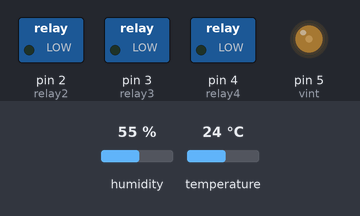
The sketch below on a simulated Arduino Uno, built with avr-gcc and run on an emulated ATmega328P. Shown: switched loads named in the sketch (green lamp = pin HIGH), output pins drawn as LEDs (lit = HIGH). The inputs (shaded band) are chosen by the test bench; at power-on: temperature 24 °C, humidity 55 %. Pins used as bus, display or sensor lines are not drawn; what the sketch prints to the serial monitor is not drawn.

Above: at 5.9 s.
6.0 s: temperature set to 16.7 °C
10.4 s: temperature set to 15.5 °C
At 13.5 s:
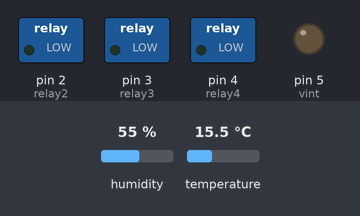
14.8 s: temperature set to 28 °C
At 19.7 s:
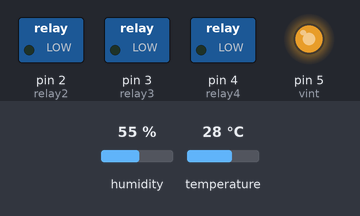
20.0 s: temperature set to 26.4 °C
24.4 s: temperature set to 25.4 °C
At 28.7 s:
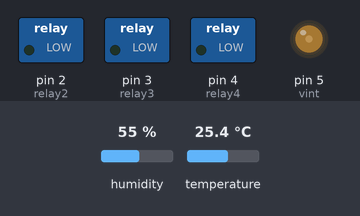
32.8 s: temperature set to 27 °C
At 35.1 s:
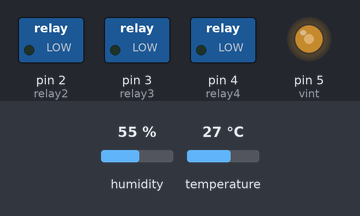
Timing chart, 0 to 36.6 s (numbered marks = the images above; inputs shaded):
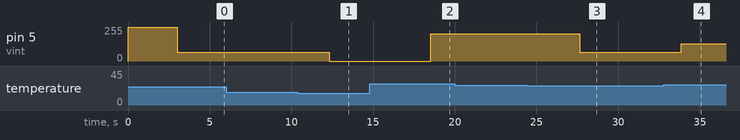

Measured:
- the behaviour switches between 16.1 and 16 °C on temperature (found by bisection; images 0 and 1)
- the behaviour switches between 26.1 and 26 °C on temperature (found by bisection; images 2 and 3)
- after the input at 6.0 s, every drawn part: stays the same
- after the input at 10.4 s, pin 5 (vint): 64/255 → 0/255 after 1.9 s
- after the input at 14.8 s, pin 5 (vint): 0/255 → 204/255 after 3.7 s
- after the input at 20.0 s, every drawn part: stays the same
- after the input at 24.4 s, pin 5 (vint): 204/255 → 64/255 after 3.3 s
- after the input at 32.8 s, pin 5 (vint): 64/255 → 128/255 after 1.1 s

The sketch:

avto_smotr.ino
```cpp
#include <DHT.h>     // Подключение библиотеки
#define datc 6// pin Датчика
#define DHTTYPE DHT22   // тип датчика
#define vint 5 //pin винта
//Реле
#define relay1 1
#define relay2 2
#define relay3 3
#define relay4 4
//Реле

DHT dht(datc, DHTTYPE);

void setup() {
  //Датчик темп влаж
  Serial.begin(9600);
  dht.begin();
  //датчик темп влаж

  //реле
  pinMode(relay1, OUTPUT);
  pinMode(relay2, OUTPUT);
  pinMode(relay3, OUTPUT);
  pinMode(relay4, OUTPUT);
  //реле

  //винты
  analogWrite(vint, 255);
  //винты
}

void loop() {
  // Датчик темп влаж
  delay(2000); // интервал
  float h = dht.readHumidity(); // влажность
  float c = dht.readTemperature(); // температура (в Цельсиях)

  if (isnan(h) || isnan(c)) // Проверка подключения датчика.
    {
      Serial.println(F("Failed to read from DHT sensor!"));
      return;
    }
  Serial.print(F("Humidity: "));
  Serial.print(h);
  Serial.print(F("%  Temperature: "));
  Serial.print(c);
  // Датчик темп влаж

  //реле
  if (h<60 )
  {
    digitalWrite(relay1, HIGH);
    delay(1000);
  }
  else if (h>=70)
  {
    digitalWrite(relay1, LOW);
    delay(1000);
  }
  //реле

  //винты
  if (c <=16)
  {
    analogWrite(vint,0); //0%
    Serial.print("подмерзаемо");
    delay(100);
  }
  else if (c <=26)
  {
    analogWrite(vint,64); //25%
    Serial.print("Штатная работа");
    delay(100);
  }
  else if (c == 27)
  {
    analogWrite(vint,128); //50%
    Serial.print("Подогрелись");
    delay(100);
  }
  else if (c == 28)
  {
    analogWrite(vint,204); //80%
    Serial.print("Жарко");
    delay(100);
  }
  else if (c > 28)
  {
    analogWrite(vint,255); //100%
    Serial.print("Горим");
    delay(100);
  }
  //винты
}
```
